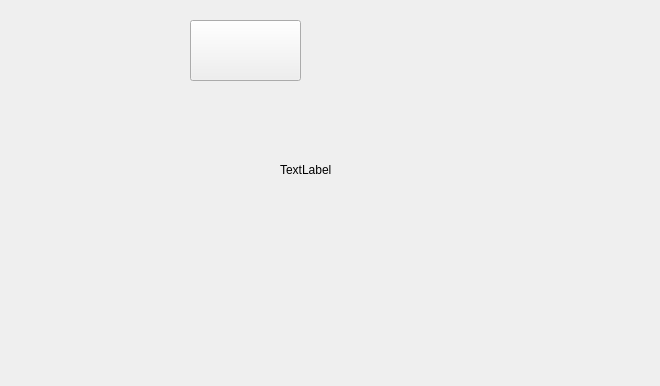
<?xml version="1.0" encoding="UTF-8"?>
<ui version="4.0">
 <class>Widget</class>
 <widget class="QWidget" name="Widget">
  <property name="geometry">
   <rect>
    <x>0</x>
    <y>0</y>
    <width>660</width>
    <height>386</height>
   </rect>
  </property>
  <property name="windowTitle">
   <string>Widget</string>
  </property>
  <widget class="QPushButton" name="pushButton">
   <property name="geometry">
    <rect>
     <x>190</x>
     <y>20</y>
     <width>111</width>
     <height>61</height>
    </rect>
   </property>
   <property name="text">
    <string/>
   </property>
   <property name="icon">
    <iconset theme="QIcon::ThemeIcon::AppointmentNew"/>
   </property>
   <property name="iconSize">
    <size>
     <width>100</width>
     <height>100</height>
    </size>
   </property>
  </widget>
  <widget class="QLabel" name="label">
   <property name="geometry">
    <rect>
     <x>280</x>
     <y>120</y>
     <width>100</width>
     <height>100</height>
    </rect>
   </property>
   <property name="text">
    <string>TextLabel</string>
   </property>
  </widget>
 </widget>
 <resources/>
 <connections/>
</ui>
